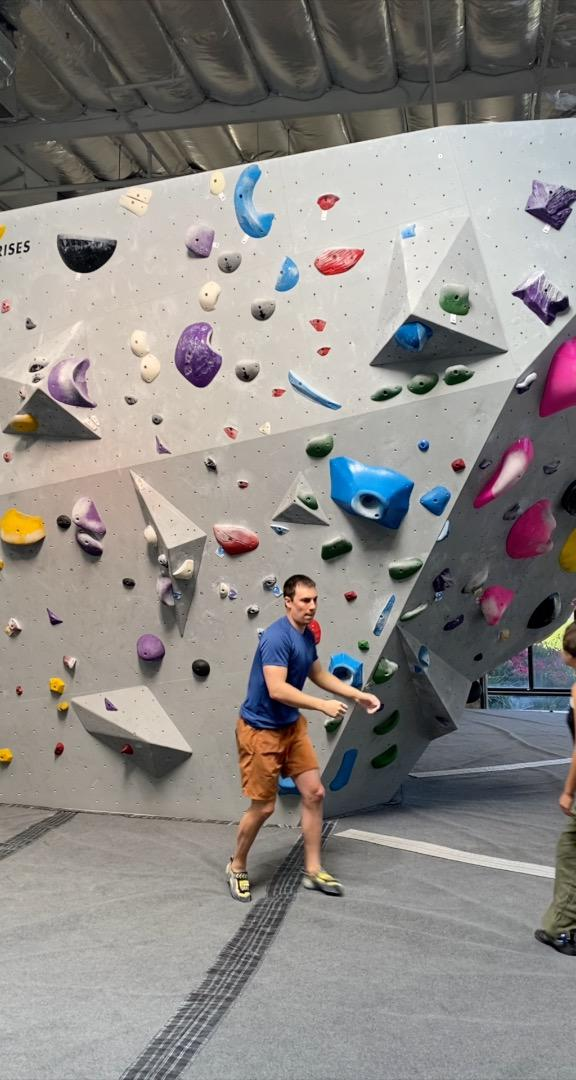
#> input picture datasets/orig_dataset_coco/test/img15_jpg.rf.dcce83edefb901221ce56c6e1d1d1b5f.jpg, 576 x 1080 px
$ python -i color_range_analysis_utils.py   (imports and definitions only)
#> lines starting #> are read from the running program, lines starting #| are printed output that depends on the picture; after the words box and inside, x2 and y2 are one past the last pixel; in counts of white or black regions, pixels touching at a corner belong together
#> further down, picture is the input picture: shape (1080, 576, 3); mean B, G, R 133.9, 136.9, 140.8
import cv2
import numpy as np
from matplotlib import pyplot as plt
from PIL import Image

# HSV color ranges
color_dict_HSV = {'black': [[180, 255, 44], [0, 0, 0]],
              'white': [[180, 18, 255], [0, 0, 231]],
              'pink' : [[169, 255, 255], [160, 45, 45]],
              'red1': [[180, 255, 255], [170, 45, 45]],
              'red2': [[9, 255, 255], [0, 45, 45]],
              'green': [[86, 255, 255], [36, 45, 45]],
              'blue': [[128, 255, 255], [87, 45, 45]],
              'yellow': [[35, 255, 255], [16, 45, 45]],
              'purple': [[159, 255, 255], [129, 45, 45]],
              'orange': [[15, 255, 255], [10, 45, 45]],
              'gray': [[180, 18, 230], [0, 0, 101]],
              'darkgray': [[180, 18, 100], [0, 0, 45]]}

# RGB colors for drawing bounding boxes
color_dict_rgb = {'blue': (20, 20, 255),
				'black': (25, 25, 25),
				'green': (0, 255, 0),
				'red': (255, 20, 20),
				'white': (255,255,255),
				'pink': (255,110,210),
				'purple': (190,110,255),
				'yellow': (255,255,0),
				'orange': (255,128,0),
				'gray': (160,160,160),
				'darkgray':(70,70,70)
				}


# [24 lines left out: function all_colors_segment_bbox, not called in this run]


def segment_color(color, rgb_img):
	"""
	Segments a color out of the image
	"""
	# convert to hsv colorspace
	hsv = cv2.cvtColor(rgb_img, cv2.COLOR_RGB2HSV)

	# lower bound and upper bound for Yellow color
	#lower_bound = np.array([20, 80, 80])
	#upper_bound = np.array([30, 255, 255])
	if color == 'red':
		lower_bound = np.array(color_dict_HSV['red1'][1])
		upper_bound = np.array(color_dict_HSV['red1'][0])

		# find the colors within the boundaries
		mask1 = cv2.inRange(hsv, lower_bound, upper_bound)

		lower_bound = np.array(color_dict_HSV['red2'][1])
		upper_bound = np.array(color_dict_HSV['red2'][0])

		# find the colors within the boundaries
		mask2 = cv2.inRange(hsv, lower_bound, upper_bound)
		mask = cv2.bitwise_or(mask1, mask2)

	else:
		lower_bound = np.array(color_dict_HSV[color][1])
		upper_bound = np.array(color_dict_HSV[color][0])

		# find the colors within the boundaries
		mask = cv2.inRange(hsv, lower_bound, upper_bound)

	#define kernel size
	kernel = np.ones((5,5),np.uint8)

	# Remove unnecessary noise from mask
	mask = cv2.morphologyEx(mask, cv2.MORPH_CLOSE, kernel)
	mask = cv2.morphologyEx(mask, cv2.MORPH_OPEN, kernel)

	# Segment only the detected region
	#segmented_img = cv2.bitwise_and(img, img, mask=mask)

	return mask

def find_bounds(mask,w_thresh=200,h_thresh=200):
	"""
	Finds the bounding boxes given a mask
	"""
	# Find contours from the mask
	contours, hierarchy = cv2.findContours(mask.copy(), cv2.RETR_EXTERNAL, cv2.CHAIN_APPROX_SIMPLE)

	# get bounding boxes
	holds = []
	for cnt in contours:
		x,y,w,h = cv2.boundingRect(cnt)
		if w > w_thresh or h > h_thresh:
			continue
		holds.append([(x,y),(x+w,y+h)])

	return holds, contours

# [25 lines left out: functions draw_contours, draw_bounds, not called in this run]

def overlap(hold1, hold2):
	"""
	Determines if hold bounding boxes overlap
	"""
	x1_low, y1_low = hold1[0]
	x1_hi, y1_hi = hold1[1]
	x2_low, y2_low = hold2[0]
	x2_hi, y2_hi = hold2[1]

	r1 = (x1_hi >= x2_low and x2_hi >= x1_low)
	r2 = (y1_hi >= y2_low and y2_hi >= y1_low)
	overlap = r1 and r2

	return overlap

def filter_bounds(all_holds, all_colors, all_contours):
	"""
	Filters bounding boxes to make output more percise
	Removes overlapping boxes
	"""
	rm_idx = []

	for i in range(len(all_holds)):
		for j in range(i+1, len(all_holds)):
			if all_colors[i]==all_colors[j]:
				continue
			hold1 = all_holds[i]
			hold2 = all_holds[j]
			if overlap(hold1,hold2): # decide if a box should be removed
				x1_low, y1_low = hold1[0]
				x1_hi, y1_hi = hold1[1]
				x2_low, y2_low = hold2[0]
				x2_hi, y2_hi = hold2[1]

				# remove smaller box?
				a1 = (x1_hi - x1_low) * (y1_hi - y1_low)
				a2 = (x2_hi - x2_low) * (y2_hi - y2_low)

				if a1 > a2:
					rm_idx.append(j)
				if a2 > a1:
					rm_idx.append(i)

	new_holds = []
	new_colors = []
	new_contours = []
	for i in range(len(all_holds)):
		if i in rm_idx:
			continue
		else:
			new_holds.append(all_holds[i])
			new_colors.append(all_colors[i])
			new_contours.append(all_contours[i])
	return new_holds, new_colors, new_contours


def all_colors_segment(rgb_img, mask = None, isMask = False):
	"""
    Takes in an RGB Image of a hold wall, and a wall mask and segments image based on colors

    returns: list(list(tuples)) each sublist is [(x_min, y_min), (x_max, y_max)]
                and represents a single hold
             list(strings) where each string is the name of a color
    """
#> called with isMask = False

	# # Reading the image
	# img = cv2.imread(fn)
	# # Convert to rgb
	# rgb_img = cv2.cvtColor(img, cv2.COLOR_BGR2RGB)

	if isMask:
		#define kernel size
		kernel = np.ones((23,23),np.uint8)
		# Remove unnecessary noise from mask
		mask = cv2.morphologyEx(mask, cv2.MORPH_CLOSE, kernel)
		mask = cv2.morphologyEx(mask, cv2.MORPH_OPEN, kernel)
		# mask sum increases during this noise removal?

		rgb_img = cv2.bitwise_and(mask, rgb_img)
	# [8 lines of commented-out code are left out]
	ksize = (9,9)
	blur = cv2.blur(rgb_img, ksize, cv2.BORDER_DEFAULT)
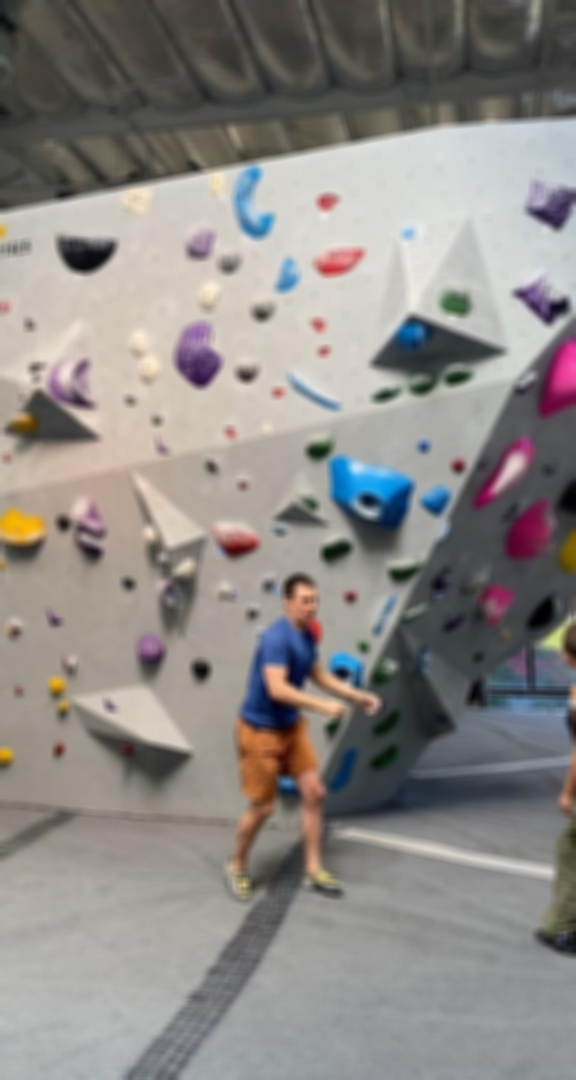
#> blur: shape (1080, 576, 3); mean B, G, R 133.9, 136.9, 140.8

	# run code
	all_holds = []
	all_colors = []
	all_contours = []
	for color in ['red', 'blue', 'green', 'purple', 'yellow', 'white', 'pink', 'black', 'orange']:
		mask = segment_color(color, blur)
		holds, contours = find_bounds(mask)
		all_contours += contours
		all_holds += holds
		all_colors += [color]*len(holds)
#> this loop made 9 passes
#> pass 1, in segment_color, `mask1 = cv2.inRange(hsv, lower_bound, upper_bound)`:
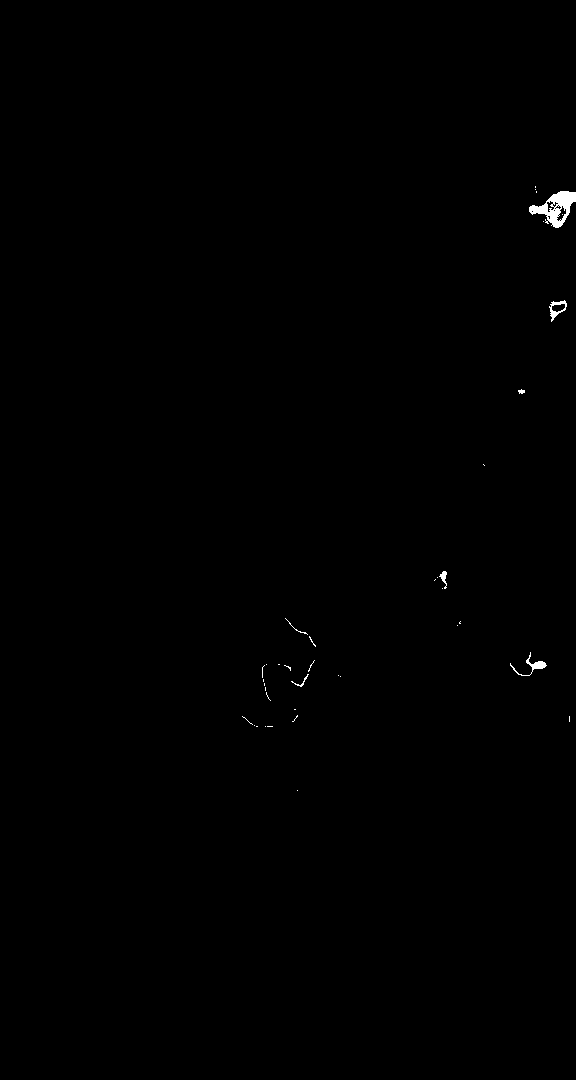
#> mask1: shape (1080, 576); 0.22% white; 39 white regions (32 under 20 px), largest, box (x1, y1, x2, y2) and area: (529, 191, 576, 228) 795, (510, 652, 547, 676) 166, (549, 300, 567, 322) 140
#> pass 1, in segment_color, `mask2 = cv2.inRange(hsv, lower_bound, upper_bound)`:
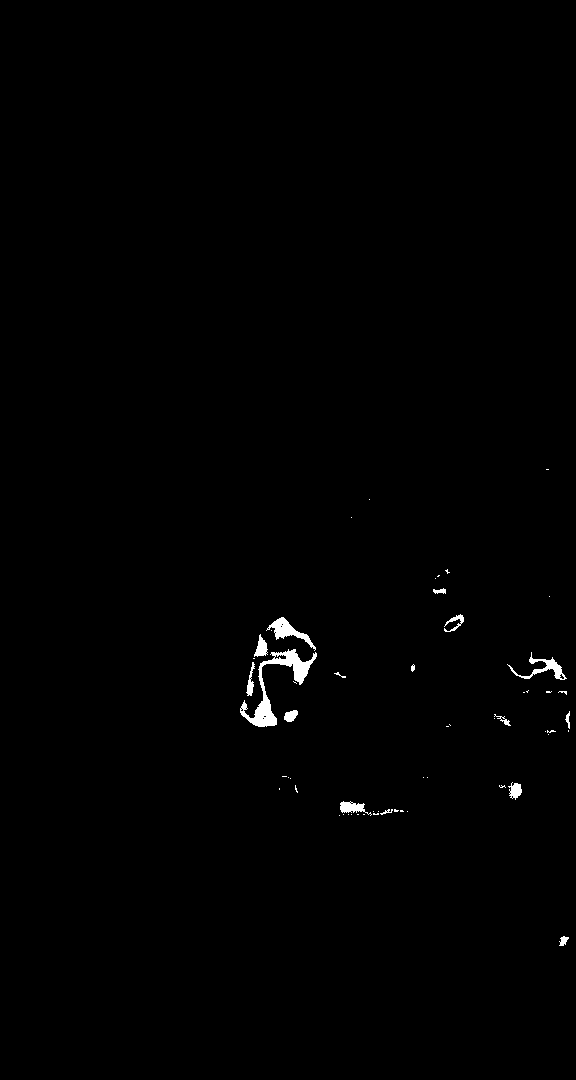
#> mask2: shape (1080, 576); 0.58% white; 57 white regions (41 under 20 px), largest, box (x1, y1, x2, y2) and area: (240, 649, 317, 727) 1375, (266, 617, 316, 651) 475, (507, 652, 567, 680) 392
#> pass 1, in segment_color, `mask = cv2.bitwise_or(mask1, mask2)`:
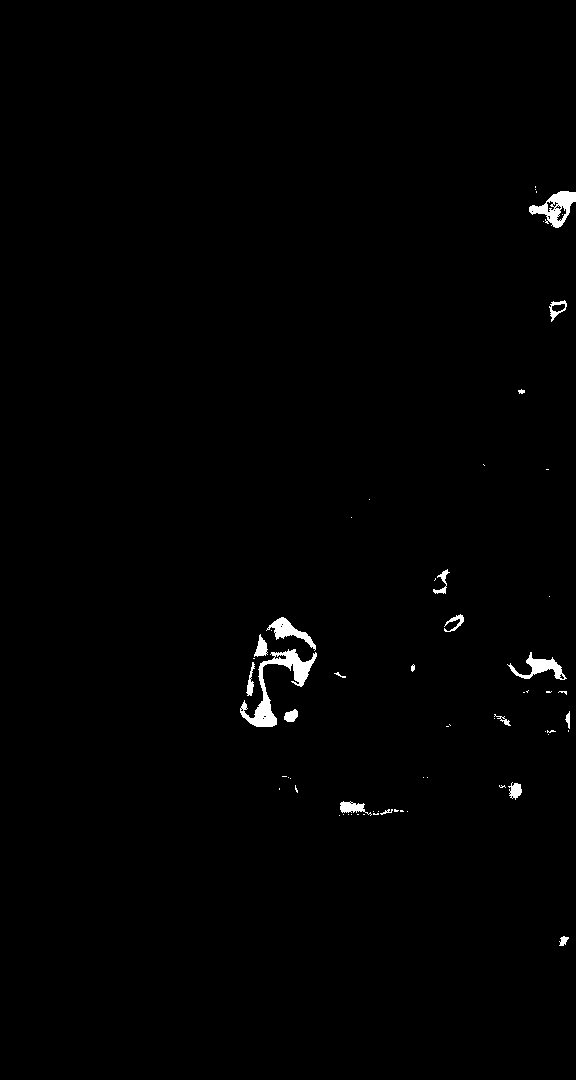
#> mask: shape (1080, 576); 0.81% white; 63 white regions (44 under 20 px), largest, box (x1, y1, x2, y2) and area: (240, 649, 317, 727) 1500, (529, 191, 576, 228) 795, (507, 652, 567, 680) 558
#> after the loop:
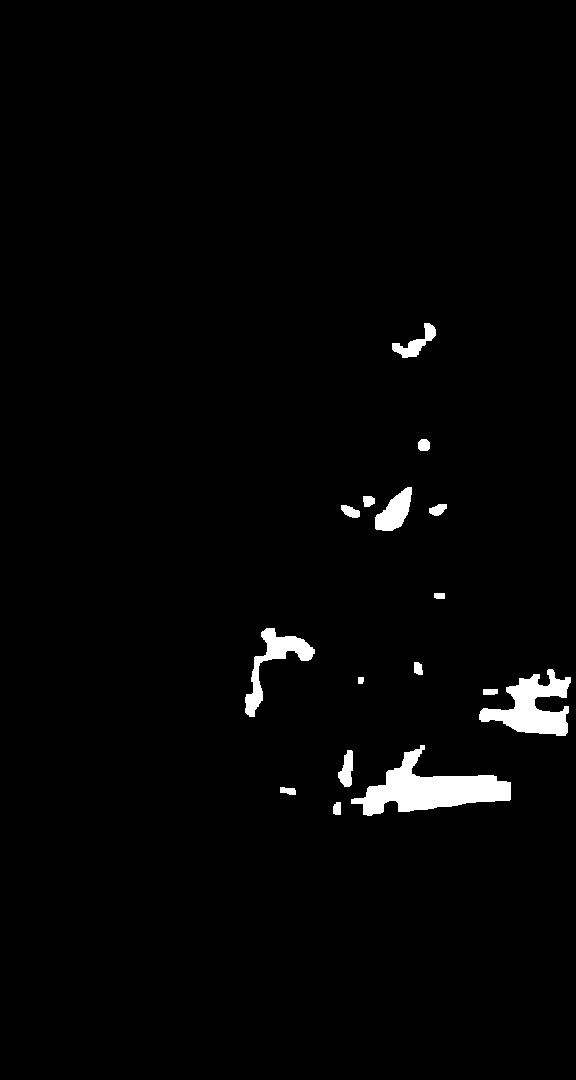
#> mask: shape (1080, 576); 2% white; 16 white regions, largest, box (x1, y1, x2, y2) and area: (351, 745, 511, 816) 4765, (479, 669, 571, 736) 3055, (245, 628, 315, 717) 1646
#> after the loop, all_colors = 163 items, first 6: 'red', 'red', 'red', 'red', 'red', 'red'

	all_holds, all_colors, all_contours = filter_bounds(all_holds, all_colors, all_contours)
#> the loop in filter_bounds, `for i in range(len(all_holds)):` made 163 passes

	# draw_contours(all_contours, all_colors, rgb_img)

	# rgb_img = cv2.cvtColor(img, cv2.COLOR_BGR2RGB)
	# draw_bounds(all_holds, all_colors, rgb_img)

	# returns list of holds and corresponding list with the color of each hold
	return all_holds, all_colors, all_contours

>>> import cv2
>>> picture = cv2.imread('../../datasets/orig_dataset_coco/test/img15_jpg.rf.dcce83edefb901221ce56c6e1d1d1b5f.jpg')
>>> result = all_colors_segment(picture)

$ run again, on datasets/orig_dataset_coco/test/img5_jpg.rf.f1e5627f26dcc12d4481ba38ac8232ec.jpg
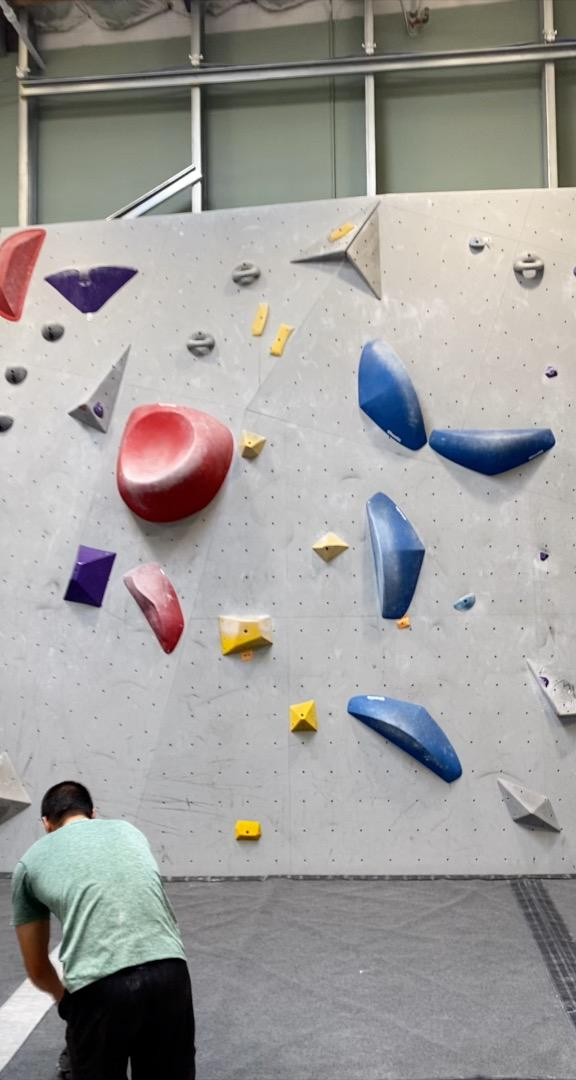
#> input picture datasets/orig_dataset_coco/test/img5_jpg.rf.f1e5627f26dcc12d4481ba38ac8232ec.jpg, 576 x 1080 px
#> picture is the input picture: shape (1080, 576, 3); mean B, G, R 154.8, 156.8, 158.8
#> the loop in all_colors_segment, `for color in ['red', 'blue', 'green', 'purple', 'yellow', 'white', 'pi..` made 9 passes
#> holds on passes 5 to 6: [[(458, 599), (472, 610)]], [[(3, 997), (48, 1024)]]
#> pass 1, in segment_color, `mask1 = cv2.inRange(hsv, lower_bound, upper_bound)`:
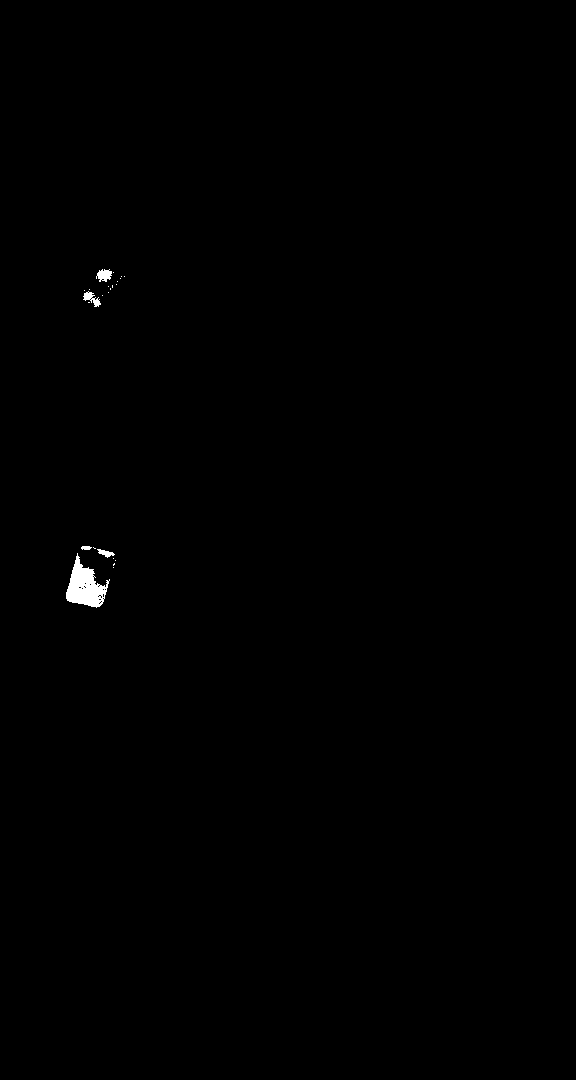
#> mask1: shape (1080, 576); 0.26% white; 24 white regions (19 under 20 px), largest, box (x1, y1, x2, y2) and area: (66, 553, 110, 608) 1215, (96, 269, 112, 282) 140, (83, 291, 101, 307) 127, (97, 549, 115, 558) 78, (81, 546, 92, 550) 36
#> after the loop in all_colors_segment, `for color in ['red', 'blue', 'green', 'purple', 'yellow', 'white', 'pi..`:
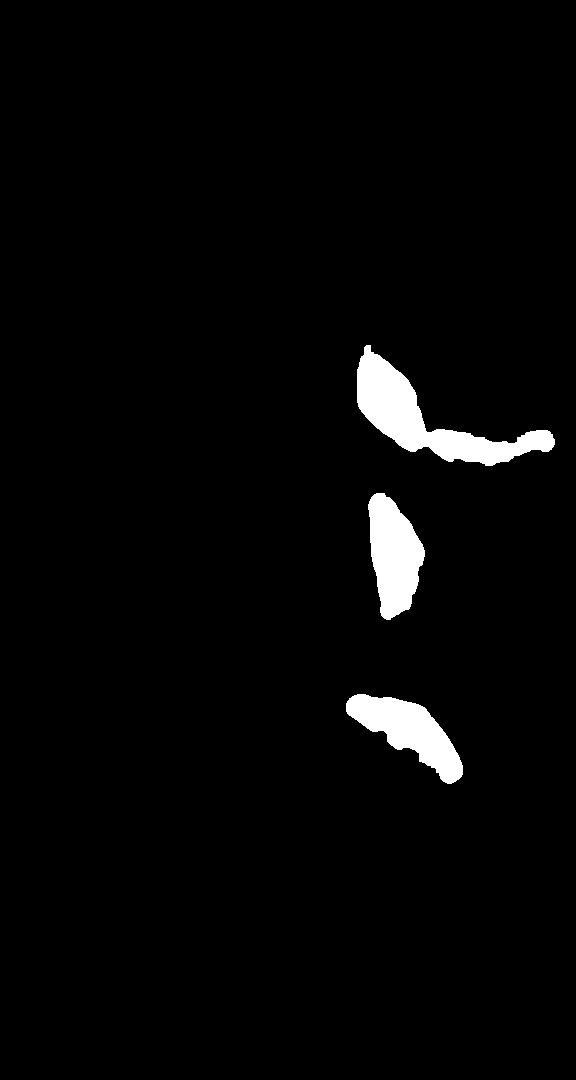
#> mask: shape (1080, 576); 2.7% white; 3 white regions, box (x1, y1, x2, y2) and area: (357, 345, 555, 466) 7415, (368, 493, 425, 620) 4780, (346, 694, 463, 784) 4721
#> after the loop in all_colors_segment, `for color in ['red', 'blue', 'green', 'purple', 'yellow', 'white', 'pi..`: all_colors = 64 items, first 6: 'red', 'red', 'red', 'red', 'red', 'red'
#> the loop in filter_bounds, `for i in range(len(all_holds)):` made 64 passes
#> the loop in filter_bounds, `for i in range(len(all_holds)):` made 64 passes
